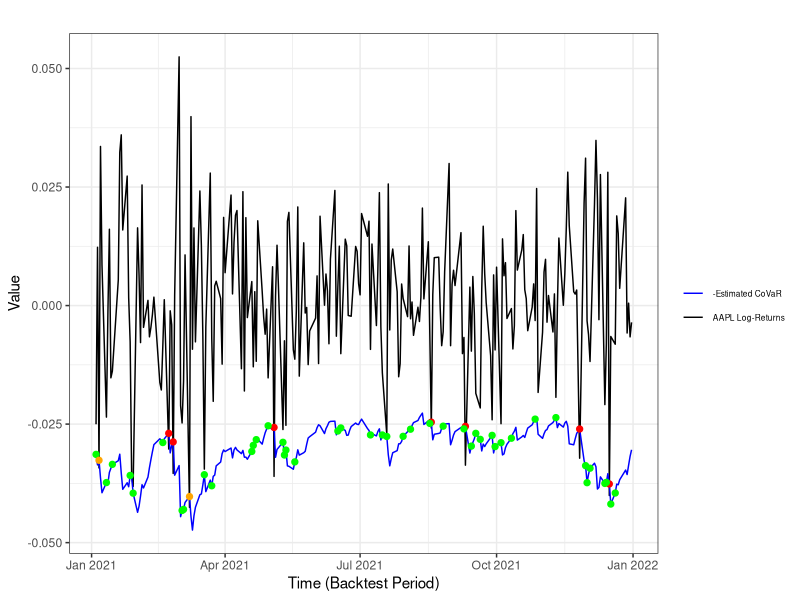
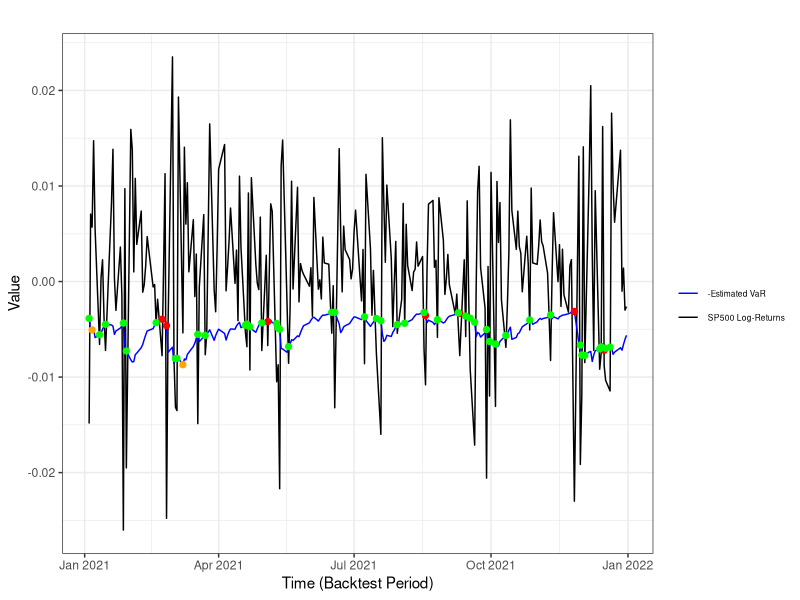

Reproduce these figures in R, in order.
#############################  ..."
##########################  ..."
install.packages("xtable", repos='https://ftp.belnet.be/mirror/CRAN/')
library("xtable")
install.packages("compiler", repos='https://ftp.belnet.be/mirror/CRAN/')
library("compiler")
install.packages("VGAM", repos='https://ftp.belnet.be/mirror/CRAN/')
library("VGAM")
install.packages("nleqslv", repos='https://ftp.belnet.be/mirror/CRAN/')
library("nleqslv")
#######################################################

##########
u.Norm<-function(rho,alpha,alpha.prim,u0){

Norm2<-function(x,y,rho){
(1/(2*pi*sqrt(1-rho^2)))*exp(-(x^2+y^2-2*rho*x*y)/(2*(1-rho^2)))
}

xi<-qnorm(alpha.prim)

f.y<-function(y,rho,xi){
z=y
for(i in 1:length(y)){
z[i]<-integrate(Norm2,-Inf, xi, y=y[i], rho=rho)$value
}
z
}


obj.u<-function(u,alpha,alpha.prim,rho,xi){
abs(integrate(f.y,-Inf, u,  rho=rho,xi=xi)$value-alpha*alpha.prim)
}


u<-nlminb(u0,obj.u,alpha=alpha,alpha.prim=alpha.prim,rho=rho,xi=xi)$par

list(xi=xi,u=u)
}

#####################

u.Stud<-function(rho,nu, alpha,alpha.prim,xi0,u0){

St2<-function(x,y,rho,nu){
(1/(2*pi*sqrt(1-rho^2)))*(1+(x^2+y^2-2*rho*x*y)/(nu*(1-rho^2)))^(-(nu+2)/2)
}

densy<-function(y,rho,nu){
z=y
for(i in 1:length(y)){
z[i]<-integrate(St2,-Inf, Inf, y=y[i], rho=rho, nu=nu)$value
}
z
}


obj.xi<-function(y,alpha.prim,rho,nu){
abs(integrate(densy,-Inf, y,  rho=rho, nu=nu)$value-alpha.prim)
}

if(nu!=Inf){
xi<-nlminb(xi0,obj.xi,alpha.prim=alpha.prim,rho=rho,nu=nu)$par
}else{
xi<-qnorm(alpha.prim)
}

f.y<-function(y,rho,nu,xi){
z=y
for(i in 1:length(y)){
z[i]<-integrate(St2,-Inf, xi, y=y[i], nu=nu, rho=rho)$value
}
z
}





obj.u<-function(u,alpha,alpha.prim,rho,nu,xi){
abs(integrate(f.y,-Inf, u,  rho=rho, nu=nu, xi=xi)$value-alpha*alpha.prim)
}

if(nu!=Inf){
u<-nlminb(u0,obj.u,alpha=alpha,alpha.prim=alpha.prim,rho=rho,nu=nu, xi=xi)$par
cte<-sqrt((nu-2)/nu)
}else{
u<-u.Norm(rho,alpha,alpha.prim,u0)$u
cte<-1
}

list(xi=cte*xi,u=cte*u)
}

##### 




# racine carree d'une matrice symmetrique semi-definie positive
Sqrt <- function(Sigma) {
  n<- nrow(Sigma)
  sp<-eigen(Sigma)
  sp$vector%*%sqrt(diag(abs(sp$values)))%*%t(sp$vector)
}


# Inverse (g�n�ralis�e) d'une matrice symmetrique semi-definie positive
Inv <- function(Sigma,tol=sqrt(.Machine$double.eps)) {
  n<- nrow(Sigma)
  sp<-eigen(Sigma)
  sp$vector%*%diag(1/pmax(abs(sp$values),tol))%*%t(sp$vector)
}

##########################################################################
# estime un GARCH bivarié par QMLE et backtest 2 CoVaR
#########################################################################
#pour estimer le modèle de la premiere composante
objf.garch.biv1 <- function(vartheta, eps2, n, sig2init, r0=10){     
         omega <- vartheta[1]
         mat.alpha <- vartheta[2:3]
         beta <- vartheta[4]
sig2<-rep(0,n)
sig2[1]<-sig2init
for(t in 2:n){
sig2[t]<-omega+mat.alpha[1]*(eps2[t-1,1])+mat.alpha[2]*(eps2[t-1,2])+beta*sig2[t-1]
}
qml <- mean(eps2[(r0+1):n,1]/sig2[(r0+1):n]+log(sig2[(r0+1):n]))
qml }

objf.garch.biv1<-cmpfun(objf.garch.biv1)

#pour estimer le modèle de la seconde composante
objf.garch.biv2 <- function(vartheta, eps2, n, sig2init, r0=10){     
         omega <- vartheta[1]
         mat.alpha <- vartheta[2:3]
         beta <- vartheta[4]
sig2init<-mean(eps2[1:r0,2])
sig2<-rep(0,n)
sig2[1]<-sig2init
for(t in 2:n){
sig2[t]<-omega+mat.alpha[1]*(eps2[t-1,1])+mat.alpha[2]*(eps2[t-1,2])+beta*sig2[t-1]
}
qml <- mean(eps2[(r0+1):n,2]/sig2[(r0+1):n]+log(sig2[(r0+1):n]))
qml }

objf.garch.biv2<-cmpfun(objf.garch.biv2)
#################################
# eps<-rend

estimGARCHbiv<- function(P, omega.init,mat.alpha.init,beta.init,eps, niv.alpha, niv.alpha.prim, 
             petit=sqrt(.Machine$double.eps), r0=10, alpha0=0.10, B=100)
     {
n <- length(eps[,1])
omega<-c(0,0)
beta<-omega
mat.alpha<-matrix(nrow=2,ncol=2)
valinit<-c(omega.init[1],mat.alpha.init[1,1:2],beta.init[1])
eps2<-eps^2
sig2init1<-mean(eps2[1:r0,1])

res <- nlminb(valinit,objf.garch.biv1,lower=c(petit^2,0,0,0),
   upper=c(Inf,Inf,Inf,1),eps2=eps2,n=n-P,sig2init=sig2init1)
         omega[1] <- res$par[1]
         mat.alpha[1,1:2]<- res$par[2:3]
         beta[1] <- res$par[4]

valinit<-c(omega.init[2],mat.alpha.init[2,1:2],beta.init[2])
sig2init2<-mean(eps2[1:r0,2])

res <- nlminb(valinit,objf.garch.biv2,lower=c(petit^2,0,0,0),
   upper=c(Inf,Inf,Inf,1),eps2=eps2,n=n-P,sig2init=sig2init2)
         omega[2] <- res$par[1]
         mat.alpha[2,1:2]<- res$par[2:3]
         beta[2] <- res$par[4]

#omega<-omega.init; mat.alpha<-mat.alpha.init; beta<-beta.init

ht<-matrix(0,nrow=n,ncol=2)
eta<-eps
der.sig2.1<-matrix(0,nrow=n,ncol=4)
der.sig2.2<-der.sig2.1

ht[1,]<-c(sig2init1,sig2init2)
eta[1,]<-eps[1,]/sqrt(pmax(ht[1,],petit)) 
for(t in 2:n){
ht[t,]<-omega+mat.alpha%*%eps2[t-1,]+beta*ht[t-1,]
eta[t,]<-eps[t,]/sqrt(pmax(ht[t,],petit))
der.sig2.1[t,]<-c(1,eps2[t-1,1],eps2[t-1,2],ht[t-1,1])+beta[1]*der.sig2.1[t-1,]
der.sig2.2[t,]<-c(1,eps2[t-1,1],eps2[t-1,2],ht[t-1,2])+beta[2]*der.sig2.2[t-1,]
}

#var(eta[1:(n-P),])
################ semi-parametric method
#colMeans(eta[1:(n-P),]^2)
D1<-der.sig2.1[1:(n-P),]/(2*ht[1:(n-P),1])
J1<-t(D1)%*%D1/n
Omega1<-colMeans(D1)
J1.inv<-Inv(J1)
xi2<-as.numeric(quantile(eta[1:(n-P),2],probs=niv.alpha.prim,type=1))
select<-which(eta[1:(n-P),2]<=xi2)
u.eta<-as.numeric(quantile(eta[select,1],probs=niv.alpha,type=1))
CoVaR<--sqrt(ht[,1])*u.eta
VaR<--sqrt(ht[,2])*xi2
Upsilon<-matrix(0,nrow=(n-P),ncol=3)
select<-which(eta[1:(n-P),1] <= u.eta & eta[1:(n-P),2] <= xi2)
Upsilon[select,1]<-1
select<-which( eta[1:(n-P),2] <= xi2)
Upsilon[select,2]<-1
Upsilon[1:(n-P),3]<-eta[1:(n-P),1]^2
Sigma.Upsilon<-var(Upsilon)

densite<-density(eta[1:(n-P),2])
g2.xi2<-densite$y[which.min(abs(densite$x-xi2))]
densite<-density(eta[select,1])
f1.u.xi2<-densite$y[which.min(abs(densite$x-u.eta))]
select<-which(eta[1:(n-P),1]<=u.eta)
densite<-density(eta[select,2])
f2.xi2.u<-densite$y[which.min(abs(densite$x-xi2))]
G.1.u<-length(which(eta[1:(n-P),1]<=u.eta))/n
lambda<-c(-1/(niv.alpha.prim*f1.u.xi2),(G.1.u*f2.xi2.u)/(niv.alpha.prim*f1.u.xi2*g2.xi2),-u.eta/2)
bigUpsilon<-matrix(0,nrow=(n-P),ncol=5)
bigUpsilon[1:(n-P),1:4]<-(D1%*%J1.inv*(eta[1:(n-P),1]^2-1))/2 
bigUpsilon[1:(n-P),5]<-Upsilon%*%lambda

Sigma.alpha.alpha.prim<-var(bigUpsilon)

delta<-rep(0,5)
lower.CoVaR<-CoVaR
upper.CoVaR<-CoVaR

for(t in 2:n){


delta[1:4]<-u.eta*(c(1,eps2[t-1,1],eps2[t-1,2],ht[t-1,1])+beta[1]*der.sig2.1[t-1,])/(sqrt(ht[t-1,1])*2)
delta[5]<-sqrt(ht[t-1,1])


sd<-as.numeric(sqrt(delta%*%Sigma.alpha.alpha.prim%*%delta/n))
lower.CoVaR[t]<-CoVaR[t]-qnorm(1-alpha0/2)*sd
upper.CoVaR[t]<-CoVaR[t]+qnorm(1-alpha0/2)*sd
}


################ Gaussian method
rho<-cor(eta[1:(n-P),])[1,2]
u.eta.norm<-u.Norm(rho,niv.alpha,niv.alpha.prim,-2.5)$u
CoVaR.norm<--sqrt(ht[,1])*u.eta.norm
xi.norm<-qnorm(niv.alpha.prim)
z.rho<-(xi.norm-rho*u.eta.norm)/sqrt(1-rho^2)
K.rho<-dnorm(z.rho)/pnorm(z.rho)
Sigma.N<-matrix(nrow=5,ncol=5)
Sigma.N[1:4,1:4]<-J1.inv/2
Sigma.N[1:4,5]<-(-rho*sqrt(1-rho^2)*K.rho/2)*J1.inv%*%Omega1
Sigma.N[5,1:4]<-Sigma.N[1:4,5]
Sigma.N[5,5]<-K.rho^2*(1-rho^2)
#eigen(Sigma.N)
lower.CoVaR.norm<-CoVaR.norm
upper.CoVaR.norm<-CoVaR.norm


for(t in 2:n){


delta[1:4]<-u.eta.norm*(c(1,eps2[t-1,1],eps2[t-1,2],ht[t-1,1])+beta[1]*der.sig2.1[t-1,])/(sqrt(ht[t-1,1])*2)
delta[5]<-sqrt(ht[t-1,1])


sd<-as.numeric(sqrt(delta%*%Sigma.N%*%delta/n))
lower.CoVaR.norm[t]<-CoVaR.norm[t]-qnorm(1-alpha0/2)*sd
upper.CoVaR.norm[t]<-CoVaR.norm[t]+qnorm(1-alpha0/2)*sd
}


########################## Bootstrap method
hat.alpha.prim<-length(which(eta[1:(n-P),2]<=xi2))/(n-P)
hat.alpha<-(length(which((eta[1:(n-P),2]<=xi2)&(eta[1:(n-P),1]<=u.eta)))/(n-P))/hat.alpha.prim

hat.m2<-mean(eta[1:(n-P),1]^2)
CoVaR.star<-matrix(nrow=n,ncol=B)
lower.boot<-CoVaR
upper.boot<-CoVaR
sig2<-rep(0,n)
sig2[1]<-sig2init1
theta1<-c(omega[1],mat.alpha[1,1:2],beta[1])
for(b in 1:B){
indic<-sample(c(1:(n-P)),replace=TRUE)
eta.star<-eta[indic,]
#var(eta.star)
Upsilon.star<-matrix(0,nrow=(n-P),ncol=3)
Upsilon.star[which((eta.star[,2]<=xi2)&(eta.star[,1]<=u.eta)),1]<-1
Upsilon.star[,1]<-Upsilon.star[,1]-hat.alpha*hat.alpha.prim
Upsilon.star[which(eta.star[,2]<=xi2),2]<-1
Upsilon.star[,2]<-Upsilon.star[,2]-hat.alpha.prim
Upsilon.star[,3]<-eta.star[,1]^2-hat.m2
u.eta.star<-u.eta+drop(lambda%*%colMeans(Upsilon.star))

theta1.star<-theta1+(J1.inv/2)%*%colMeans(D1*(eta.star[,1]^2-hat.m2))
omeg<-theta1.star[1]; alph1<-theta1.star[2]; alph2<-theta1.star[3]; bet<-theta1.star[4]
for(t in 2:n){
sig2[t]<-omeg+alph1*eps2[t-1,1]+alph2*eps2[t-1,2]+bet*sig2[t-1]
}
sig2.nplus1<-omeg+alph1*eps2[n,1]+alph2*eps2[n,2]+bet*sig2[n]

CoVaR.star[,b]<--sqrt(sig2)*u.eta.star
}


for(t in 2:n){

lower.boot[t]<-as.numeric(quantile(CoVaR.star[t,],alpha0/2))
upper.boot[t]<-as.numeric(quantile(CoVaR.star[t,],1-alpha0/2))
}





#####################

list(lower.CoVaR=lower.CoVaR,CoVaR=CoVaR,upper.CoVaR=upper.CoVaR,lower.CoVaR.norm=lower.CoVaR.norm,CoVaR.norm=CoVaR.norm,
upper.CoVaR.norm=upper.CoVaR.norm,lower.boot=lower.boot,upper.boot=upper.boot, VaR=VaR)
}

estimGARCHbiv<-cmpfun(estimGARCHbiv)


############################## 
####################################################

omega.init<-c(0.001,0.001); mat.alpha.init<-matrix(c(0.05,0.01,0.01,0.1),ncol=2,nrow=2); beta.init<-c(0.9,0.85) 

####################################
serie<-read.csv(file="AAPL_SP500.csv") #str(serie) 
last.for.est<-which(serie$date=="2020-12-31")
first<-which(serie$date=="2021-01-04")
last<-which(serie$date=="2021-12-31")
series<-drop(as.matrix(serie[1:last,2:3])) #str(series) series[1:5,]
n<-length(series[,1])
rend<-matrix(nrow=(n-1),ncol=2)
for(i in 1:(n-1)){
#rend[i,1]<-series[i+1,1]/series[i,1]-1
#rend[i,2]<-series[i+1,2]/series[i,2]-1
rend[i,1]<-log(series[i+1,1]/series[i,1])
rend[i,2]<-log(series[i+1,2]/series[i,2])
}

P<-last-first+1
niv.alpha<-0.05; niv.alpha.prim<-0.1
niv.alpha<-0.1; niv.alpha.prim<-0.2

est<-estimGARCHbiv(P, omega.init,mat.alpha.init,beta.init,rend, niv.alpha, niv.alpha.prim, 
             petit=sqrt(.Machine$double.eps), r0=10, alpha0=0.05, B=100)
#str(est)
# Required Libraries
library(ggplot2)

# Sample Data (Replace with actual data)
# Assuming you have the log-returns and VaR values in two separate vectors
time_series <- as.Date(serie$date[first:last]) # Time axis
log_returns <- rend[(first-1):(last-1),1]  # actual log-returns
estimated_covar <- est$CoVaR[(first-1):(last-1)] # actual CoVaR values
SP_returns <- rend[(first-1):(last-1),2]  # 
VaR <- est$VaR[(first-1):(last-1)]  # 


# Identify intersection points (only where the log-return goes below -Estimated CoVaR)
intersection_points_rouge <- which((log_returns < -estimated_covar)&(SP_returns < -VaR))
intersection_points_vert <- which((log_returns >= -estimated_covar)&(SP_returns < -VaR))
intersection_points_orange <-  which((log_returns < -estimated_covar)&(SP_returns >= -VaR))

# Create Data Frame for ggplot
data <- data.frame(
  Date = time_series,
  Log_Returns = log_returns,
  Estimated_CoVaR = -estimated_covar,
  SP_Returns = SP_returns,
  Estimated_VaR = -VaR
)

# Data frame for intersections (only plot points where returns go below CoVaR)
intersections_rouge <- data[intersection_points_rouge, ]
intersections_vert <- data[intersection_points_vert, ]
intersections_orange <- data[intersection_points_orange, ]


# Plot
p1<-ggplot(data, aes(x = Date)) +
  geom_line(aes(y = Log_Returns, color = "AAPL Log-Returns"), size = 0.5) + 
  geom_line(aes(y = Estimated_CoVaR, color = "-Estimated CoVaR"), size = 0.5) +
 geom_point(data = intersections_rouge, aes(x = Date, y = Estimated_CoVaR), color = "red", size = 0.5, shape = 21, fill = "red", stroke = 1.5) +  
 geom_point(data = intersections_vert, aes(x = Date, y = Estimated_CoVaR), color = "green", size = 0.5, shape = 21, fill = "green", stroke = 1.5) +  
 geom_point(data = intersections_orange, aes(x = Date, y = Estimated_CoVaR), color = "orange", size = 0.5, shape = 21, fill = "orange", stroke = 1.5) +  
labs(title = "",
       x = "Time (Backtest Period)",
       y = "Value",
       color = "",
       fill = "") +
  scale_color_manual(values = c("AAPL Log-Returns" = "black",  "-Estimated CoVaR" = "blue")) +
  theme_bw() +
  theme(legend.text = element_text(size = 6))

ggsave("figure2_1.pdf", plot = p1, width = 8, height = 4)  


# Plot
p2<-ggplot(data, aes(x = Date)) +
  geom_line(aes(y = SP_Returns, color = "SP500 Log-Returns"), size = 0.5) + 
  geom_line(aes(y = Estimated_VaR, color = "-Estimated VaR"), size = 0.5) +
 geom_point(data = intersections_rouge, aes(x = Date, y = Estimated_VaR), color = "red", size = 0.5, shape = 21, fill = "red", stroke = 1.5) +  
 geom_point(data = intersections_vert, aes(x = Date, y = Estimated_VaR), color = "green", size = 0.5, shape = 21, fill = "green", stroke = 1.5) +  
 geom_point(data = intersections_orange, aes(x = Date, y = Estimated_VaR), color = "orange", size = 0.5, shape = 21, fill = "orange", stroke = 1.5) +  
labs(title = "",
       x = "Time (Backtest Period)",
       y = "Value",
       color = "",
       fill = "") +
  scale_color_manual(values = c("SP500 Log-Returns" = "black",  "-Estimated VaR" = "blue")) +
  theme_bw() +
  theme(legend.text = element_text(size = 6))

ggsave("figure2_2.pdf", plot = p2, width = 8, height = 4)  
